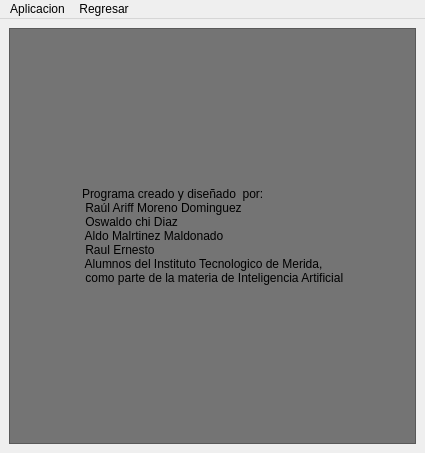
<?xml version="1.0" encoding="UTF-8"?>
<ui version="4.0">
 <class>acercaapp</class>
 <widget class="QMainWindow" name="acercaapp">
  <property name="geometry">
   <rect>
    <x>0</x>
    <y>0</y>
    <width>425</width>
    <height>453</height>
   </rect>
  </property>
  <property name="windowTitle">
   <string>MainWindow</string>
  </property>
  <widget class="QWidget" name="centralwidget">
   <layout class="QGridLayout" name="gridLayout_2">
    <item row="0" column="1">
     <widget class="QFrame" name="frame">
      <property name="styleSheet">
       <string notr="true">background:rgb(116, 116, 116)</string>
      </property>
      <property name="frameShape">
       <enum>QFrame::StyledPanel</enum>
      </property>
      <property name="frameShadow">
       <enum>QFrame::Raised</enum>
      </property>
      <layout class="QGridLayout" name="gridLayout_3">
       <item row="0" column="0">
        <widget class="QWidget" name="widget" native="true">
         <layout class="QGridLayout" name="gridLayout_4">
          <item row="0" column="0">
           <spacer name="horizontalSpacer">
            <property name="orientation">
             <enum>Qt::Horizontal</enum>
            </property>
            <property name="sizeHint" stdset="0">
             <size>
              <width>40</width>
              <height>20</height>
             </size>
            </property>
           </spacer>
          </item>
          <item row="0" column="1">
           <widget class="QLabel" name="label">
            <property name="styleSheet">
             <string notr="true">
font: 10pt &quot;MS Shell Dlg 2&quot;;</string>
            </property>
            <property name="text">
             <string>Programa creado y diseñado  por:
 Raúl Ariff Moreno Dominguez
 Oswaldo chi Diaz 
 Aldo Malrtinez Maldonado 
 Raul Ernesto 
 Alumnos del Instituto Tecnologico de Merida, 
 como parte de la materia de Inteligencia Artificial</string>
            </property>
           </widget>
          </item>
          <item row="0" column="2">
           <spacer name="horizontalSpacer_2">
            <property name="orientation">
             <enum>Qt::Horizontal</enum>
            </property>
            <property name="sizeHint" stdset="0">
             <size>
              <width>40</width>
              <height>20</height>
             </size>
            </property>
           </spacer>
          </item>
         </layout>
        </widget>
       </item>
      </layout>
     </widget>
    </item>
   </layout>
  </widget>
  <widget class="QMenuBar" name="menubar">
   <property name="geometry">
    <rect>
     <x>0</x>
     <y>0</y>
     <width>425</width>
     <height>21</height>
    </rect>
   </property>
   <widget class="QMenu" name="menuAplicacion">
    <property name="title">
     <string>Aplicacion</string>
    </property>
    <addaction name="actionSalir"/>
   </widget>
   <widget class="QMenu" name="menuRegresar">
    <property name="title">
     <string>Regresar</string>
    </property>
    <addaction name="back"/>
   </widget>
   <addaction name="menuAplicacion"/>
   <addaction name="menuRegresar"/>
  </widget>
  <action name="actionSalir">
   <property name="text">
    <string>Salir</string>
   </property>
  </action>
  <action name="actionAcerca_de_la_app">
   <property name="text">
    <string>Acerca de la app</string>
   </property>
  </action>
  <action name="back">
   <property name="text">
    <string>Inicio</string>
   </property>
  </action>
 </widget>
 <resources/>
 <connections/>
</ui>
